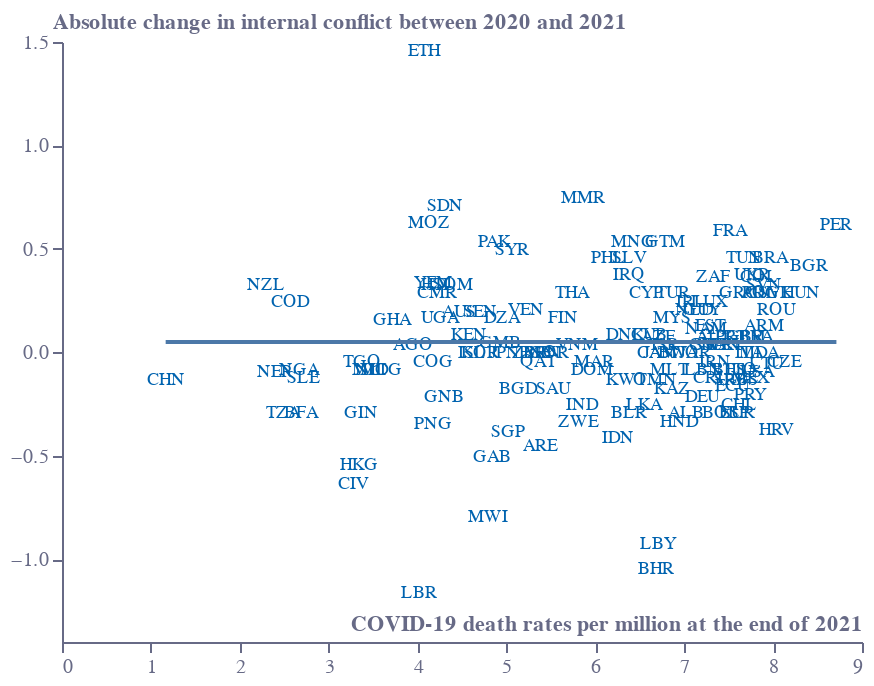

The notebook cell this image was saved under:
### Code cell
base = alt.Chart(f1).encode(
    x=alt.X(
        "log_totaldeathspermil2021_2020:Q",
        sort=[],
        axis=alt.Axis(
            grid=False,
            titleAlign="right",
            titleAnchor="end",
            title="COVID-19 death rates per million at the end of 2021",
            titleY=-15,
            # titleX=207,
            labelColor=colors["eco-gray"],
            titleColor=colors["eco-gray"],
            tickColor=colors["eco-gray"],
            domainColor=colors["eco-gray"],
            tickCount=10,
            orient="bottom",
            labelAngle=0,
        ),
        scale=alt.Scale(
            # type='log'
        )
    )
).transform_calculate(x='exp(datum.log_totaldeathspermil2021_2020)')
points = base.mark_point(fill=colors["eco-light-blue"],color=colors["eco-mid-blue"]).encode(
    y=alt.Y(
        "internal_conf_icrg_21minus20:Q",
        sort=[],
        axis=alt.Axis(
            grid=False,
            title="Absolute change in internal conflict between 2020 and 2021",
            titleX=-5,
            titleY=-5,
            titleBaseline="bottom",
            titleAngle=0,
            titleAlign="left",
            labelColor=colors["eco-gray"],
            titleColor=colors["eco-gray"],
            tickColor=colors["eco-gray"],
            domainColor=colors["eco-gray"],
        ),
        scale=alt.Scale(domain=[-1.4, 1.5]),
    )
)
labels=points.mark_text(color=colors["eco-mid-blue"],fontSize=9).encode(text='code:N')
fit = base.transform_regression(
        "log_totaldeathspermil2021_2020", "internal_conf_icrg_21minus20"
    ).mark_line()
layer1 = (
    ((labels+fit).properties(height=300, width=400))
    .configure_view(stroke=None)
    .properties(title="")
)
# layer1.save("visualisation/" + f + ".json")
# layer1.save("visualisation/" + f + ".svg")
# layer1.save("visualisation/" + f + ".png")
open("README.md", "w").write(readme)
layer1

### Figure 1 — Vega-Lite specification as saved in the notebook (floating-point values rounded to 4 significant figures; data arrays with more than 128 entries replaced by an {"elided": "..."} marker saying what was removed)
{"config": {"view": {"continuousWidth": 400, "continuousHeight": 300, "stroke": null}}, "layer": [{"mark": {"type": "text", "color": "#0063AF", "fontSize": 9}, "encoding": {"text": {"field": "code", "type": "nominal"}, "x": {"axis": {"domainColor": "#676A86", "grid": false, "labelAngle": 0, "labelColor": "#676A86", "orient": "bottom", "tickColor": "#676A86", "tickCount": 10, "title": "COVID-19 death rates per million at the end of 2021", "titleAlign": "right", "titleAnchor": "end", "titleColor": "#676A86", "titleY": -15}, "field": "log_totaldeathspermil2021_2020", "scale": {}, "sort": [], "type": "quantitative"}, "y": {"axis": {"domainColor": "#676A86", "grid": false, "labelColor": "#676A86", "tickColor": "#676A86", "title": "Absolute change in internal conflict between 2020 and 2021", "titleAlign": "left", "titleAngle": 0, "titleBaseline": "bottom", "titleColor": "#676A86", "titleX": -5, "titleY": -5}, "field": "internal_conf_icrg_21minus20", "scale": {"domain": [-1.4, 1.5]}, "sort": [], "type": "quantitative"}}, "transform": [{"calculate": "exp(datum.log_totaldeathspermil2021_2020)", "as": "x"}]}, {"mark": "line", "encoding": {"x": {"axis": {"domainColor": "#676A86", "grid": false, "labelAngle": 0, "labelColor": "#676A86", "orient": "bottom", "tickColor": "#676A86", "tickCount": 10, "title": "COVID-19 death rates per million at the end of 2021", "titleAlign": "right", "titleAnchor": "end", "titleColor": "#676A86", "titleY": -15}, "field": "log_totaldeathspermil2021_2020", "scale": {}, "sort": [], "type": "quantitative"}}, "transform": [{"calculate": "exp(datum.log_totaldeathspermil2021_2020)", "as": "x"}, {"on": "log_totaldeathspermil2021_2020", "regression": "internal_conf_icrg_21minus20"}]}], "data": {"name": "data-bff2212c8bb3b22efc424fbd194666dd"}, "height": 300, "title": "", "width": 400, "$schema": "https://vega.github.io/schema/vega-lite/v4.17.0.json", "datasets": {"data-bff2212c8bb3b22efc424fbd194666dd": {"elided": "138 records"}}}
